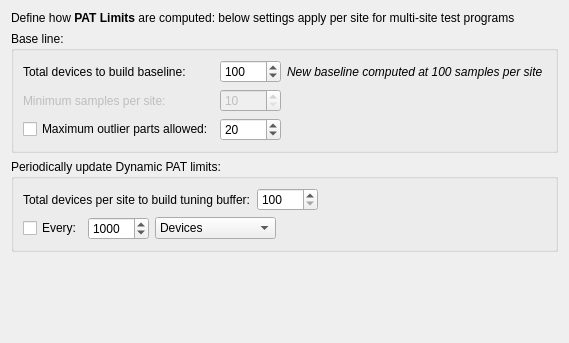
         <widget class="QWidget" name="tabPatLimits">
          <attribute name="title">
           <string>PAT Limits</string>
          </attribute>
          <layout class="QGridLayout" name="gridLayout_10">
           <item row="0" column="0">
            <widget class="QLabel" name="textLabel2_2_2_2_2_2_4_2_2_2_3">
             <property name="maximumSize">
              <size>
               <width>32767</width>
               <height>32767</height>
              </size>
             </property>
             <property name="text">
              <string>Define how &lt;b&gt;PAT Limits&lt;/b&gt; are computed: below settings apply per site for multi-site test programs</string>
             </property>
             <property name="textFormat">
              <enum>Qt::RichText</enum>
             </property>
             <property name="alignment">
              <set>Qt::AlignVCenter</set>
             </property>
             <property name="wordWrap">
              <bool>true</bool>
             </property>
            </widget>
           </item>
           <item row="1" column="0">
            <widget class="QGroupBox" name="groupBox_3">
             <property name="title">
              <string>Base line:</string>
             </property>
             <layout class="QGridLayout" name="gridLayout_12">
              <item row="0" column="0">
               <layout class="QGridLayout" name="gridLayout_6">
                <item row="0" column="0">
                 <widget class="QLabel" name="textLabel2_2_2_2_2_4">
                  <property name="maximumSize">
                   <size>
                    <width>32767</width>
                    <height>32767</height>
                   </size>
                  </property>
                  <property name="text">
                   <string>Total devices to build baseline:</string>
                  </property>
                  <property name="alignment">
                   <set>Qt::AlignVCenter</set>
                  </property>
                  <property name="wordWrap">
                   <bool>true</bool>
                  </property>
                 </widget>
                </item>
                <item row="0" column="1">
                 <widget class="QSpinBox" name="spinBoxFinalTest_Baseline">
                  <property name="toolTip">
                   <string>Minimum number of parts to test (base line)</string>
                  </property>
                  <property name="minimum">
                   <number>22</number>
                  </property>
                  <property name="maximum">
                   <number>65535</number>
                  </property>
                  <property name="value">
                   <number>100</number>
                  </property>
                 </widget>
                </item>
                <item row="0" column="2">
                 <widget class="QLabel" name="label">
                  <property name="minimumSize">
                   <size>
                    <width>235</width>
                    <height>0</height>
                   </size>
                  </property>
                  <property name="font">
                   <font>
                    <italic>true</italic>
                   </font>
                  </property>
                  <property name="text">
                   <string>New baseline computed at 100 samples per site</string>
                  </property>
                 </widget>
                </item>
                <item row="1" column="0">
                 <widget class="QLabel" name="labelFT_MinSamplesPerSite">
                  <property name="enabled">
                   <bool>false</bool>
                  </property>
                  <property name="text">
                   <string>Minimum samples per site:</string>
                  </property>
                 </widget>
                </item>
                <item row="1" column="1">
                 <widget class="QSpinBox" name="spinBoxFT_MinSamplesPerSite">
                  <property name="enabled">
                   <bool>false</bool>
                  </property>
                  <property name="minimum">
                   <number>10</number>
                  </property>
                  <property name="maximum">
                   <number>65535</number>
                  </property>
                 </widget>
                </item>
                <item row="2" column="0">
                 <widget class="QCheckBox" name="checkBoxFinalTest_BaselineOutliers">
                  <property name="minimumSize">
                   <size>
                    <width>180</width>
                    <height>0</height>
                   </size>
                  </property>
                  <property name="toolTip">
                   <string>Enable/Disable alarm if too many outliers in base line</string>
                  </property>
                  <property name="text">
                   <string>Maximum outlier parts allowed:</string>
                  </property>
                 </widget>
                </item>
                <item row="2" column="1">
                 <widget class="QSpinBox" name="spinBoxFinalTest_BaseLineMaxOutliers">
                  <property name="toolTip">
                   <string>Maximum number of outlier parts allowed in the base line</string>
                  </property>
                  <property name="maximum">
                   <number>65535</number>
                  </property>
                  <property name="value">
                   <number>20</number>
                  </property>
                 </widget>
                </item>
               </layout>
              </item>
              <item row="0" column="1">
               <spacer name="horizontalSpacer_3">
                <property name="orientation">
                 <enum>Qt::Horizontal</enum>
                </property>
                <property name="sizeHint" stdset="0">
                 <size>
                  <width>3</width>
                  <height>20</height>
                 </size>
                </property>
               </spacer>
              </item>
             </layout>
            </widget>
           </item>
           <item row="2" column="0">
            <widget class="QGroupBox" name="groupBoxTuning">
             <property name="title">
              <string>Periodically update Dynamic PAT limits:</string>
             </property>
             <property name="checkable">
              <bool>false</bool>
             </property>
             <property name="checked">
              <bool>false</bool>
             </property>
             <layout class="QGridLayout" name="gridLayout_11">
              <item row="0" column="0">
               <layout class="QGridLayout" name="gridLayout_9">
                <item row="0" column="0">
                 <widget class="QLabel" name="labelFT_TuningSamples">
                  <property name="minimumSize">
                   <size>
                    <width>210</width>
                    <height>0</height>
                   </size>
                  </property>
                  <property name="text">
                   <string>Total devices per site to build tuning buffer:</string>
                  </property>
                 </widget>
                </item>
                <item row="0" column="1">
                 <widget class="QSpinBox" name="spinBoxFT_TuningSamples">
                  <property name="minimum">
                   <number>100</number>
                  </property>
                  <property name="maximum">
                   <number>65535</number>
                  </property>
                 </widget>
                </item>
                <item row="0" column="2">
                 <spacer name="horizontalSpacer_7">
                  <property name="orientation">
                   <enum>Qt::Horizontal</enum>
                  </property>
                  <property name="sizeHint" stdset="0">
                   <size>
                    <width>40</width>
                    <height>20</height>
                   </size>
                  </property>
                 </spacer>
                </item>
               </layout>
              </item>
              <item row="1" column="0">
               <layout class="QHBoxLayout" name="horizontalLayout_3">
                <item>
                 <widget class="QCheckBox" name="checkBoxFT_TuningFrequency">
                  <property name="text">
                   <string>Every:</string>
                  </property>
                 </widget>
                </item>
                <item>
                 <widget class="QSpinBox" name="spinBoxFinalTest_Tuning">
                  <property name="toolTip">
                   <string>Frequency for recomputing Dynamic PAT limits</string>
                  </property>
                  <property name="minimum">
                   <number>0</number>
                  </property>
                  <property name="maximum">
                   <number>65535</number>
                  </property>
                  <property name="value">
                   <number>1000</number>
                  </property>
                 </widget>
                </item>
                <item>
                 <widget class="QComboBox" name="comboFinalTest_TuningType">
                  <property name="toolTip">
                   <string>Update PAT limits every N*Devices, or N*Outliers...</string>
                  </property>
                  <item>
                   <property name="text">
                    <string>Devices</string>
                   </property>
                  </item>
                  <item>
                   <property name="text">
                    <string>Outliers detected</string>
                   </property>
                  </item>
                 </widget>
                </item>
                <item>
                 <spacer name="horizontalSpacer_2">
                  <property name="orientation">
                   <enum>Qt::Horizontal</enum>
                  </property>
                  <property name="sizeHint" stdset="0">
                   <size>
                    <width>40</width>
                    <height>20</height>
                   </size>
                  </property>
                 </spacer>
                </item>
               </layout>
              </item>
             </layout>
            </widget>
           </item>
           <item row="3" column="0">
            <spacer name="verticalSpacer_2">
             <property name="orientation">
              <enum>Qt::Vertical</enum>
             </property>
             <property name="sizeHint" stdset="0">
              <size>
               <width>20</width>
               <height>80</height>
              </size>
             </property>
            </spacer>
           </item>
          </layout>
         </widget>
